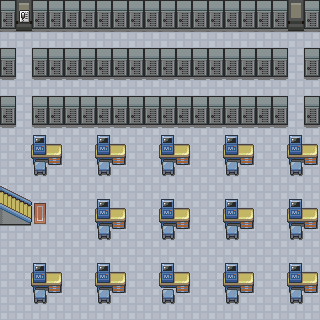

Below is a game level as drawn by its tile map, then a one-line description and the .tmx that defines it (tile-layer data replaced by summaries):
An orthogonal 20x20 tile map with 16x16 px tiles, 5 tile layers (ground, relief, first, second, ...) and 25 objects (mainBat).

<map version="1.0" orientation="orthogonal" width="20" height="20" tilewidth="16" tileheight="16">
 <tileset firstgid="1" name="pok16" tilewidth="16" tileheight="16" spacing="1" margin="1">
  <image source="tilesets/pok16.png" width="2738" height="1684" />
 </tileset>
 <layer name="ground" width="20" height="20">
  <data>[400 cells, 400 non-empty, 1 distinct tile ids]</data>
 </layer>
 <layer name="relief" width="20" height="20">
  <data>[400 cells, 59 non-empty, 9 distinct tile ids]</data>
 </layer>
 <layer name="first" width="20" height="20">
  <data>[400 cells, 128 non-empty, 10 distinct tile ids]</data>
 </layer>
 <layer name="second" width="20" height="20">
  <data>[400 cells, 69 non-empty, 3 distinct tile ids]</data>
 </layer>
 <layer name="colision" width="20" height="20">
  <data>[400 cells, 0 non-empty, 0 distinct tile ids]</data>
 </layer>
 <objectgroup name="collision" width="20" height="20">
  <object x="0" y="193" width="32" height="31" />
  <object x="33" y="107" width="252" height="20" />
  <object x="34" y="61" width="252" height="19" />
  <object x="33" y="14" width="254" height="19" />
  <object x="302" y="16" width="19" height="16" />
  <object x="303" y="64" width="17" height="16" />
  <object x="305" y="111" width="16" height="17" />
  <object x="-5" y="109" width="21" height="20" />
  <object x="-3" y="62" width="18" height="18" />
  <object x="-6" y="17" width="22" height="15" />
  <object x="29" y="145" width="33" height="16" />
  <object x="94" y="146" width="32" height="15" />
  <object x="159" y="146" width="32" height="14" />
  <object x="223" y="146" width="32" height="14" />
  <object x="287" y="146" width="28" height="15" />
  <object x="287" y="207" width="28" height="17" />
  <object x="224" y="207" width="28" height="17" />
  <object x="160" y="209" width="30" height="16" />
  <object x="96" y="208" width="30" height="17" />
  <object x="31" y="271" width="31" height="17" />
  <object x="95" y="272" width="32" height="16" />
  <object x="159" y="272" width="32" height="17" />
  <object x="223" y="273" width="32" height="15" />
  <object x="288" y="273" width="30" height="16" />
 </objectgroup>
 <objectgroup name="events" width="20" height="20">
  <object name="trans" type="mainBat" x="26" y="199" width="19" height="28" />
 </objectgroup>
</map>
